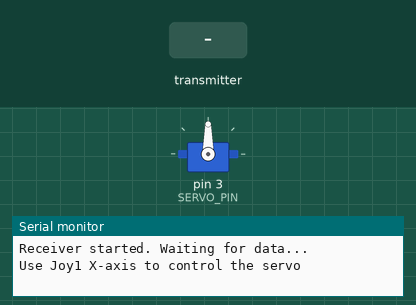
This sketch was run on a simulated Arduino Uno, built with avr-gcc and run on an emulated ATmega328P. Parts: servo, the last lines printed to the serial monitor. Inputs (shaded band) come from the test bench. No radio packets arrive unless stated.

Above: at 1.2 s.
1.3 s: the transmitter starts sending joy1X = 0
At 2.4 s:
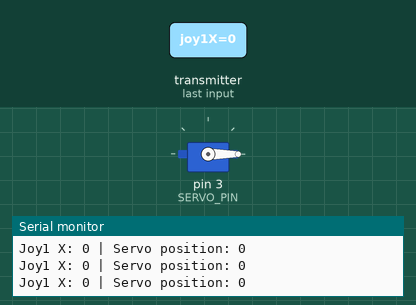
2.8 s: the transmitter starts sending joy1X = 256
At 4.0 s:
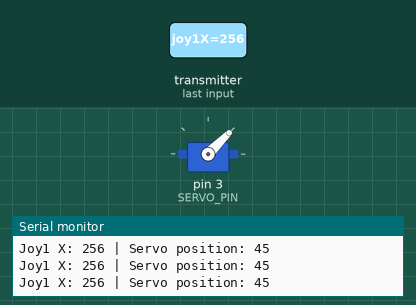
4.3 s: the transmitter starts sending joy1X = 1023
At 4.8 s:
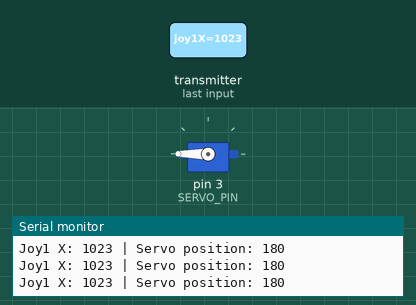
8.8 s: the transmitter starts sending joy1X = 512
At 10.1 s:
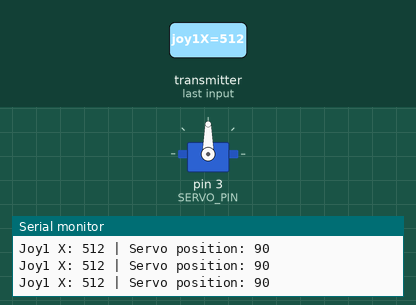
Timing chart, 0 to 11.3 s (numbered marks = the images above; inputs shaded):
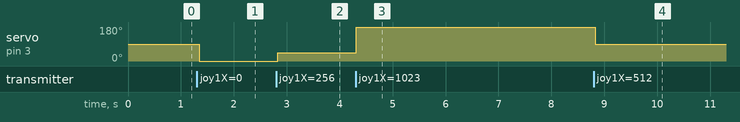

Measured:
- after the input at 1.3 s, servo on pin 3 (SERVO_PIN): 90° → 0° at once
- after the input at 2.8 s, servo on pin 3 (SERVO_PIN): 0° → 45° at once
- after the input at 4.3 s, servo on pin 3 (SERVO_PIN): 45° → 180° at once
- after the input at 8.8 s, servo on pin 3 (SERVO_PIN): 180° → 90° at once

The sketch:

receiver_code.ino
```cpp
#include <SPI.h>
#include <nRF24L01.h>
#include <RF24.h>
#include <Servo.h>

// Создаем объект для радио модуля
RF24 radio(9, 10); // CE, CSN

// Создаем объект для сервопривода
Servo myServo;

// Адрес для радио связи (должен совпадать с передатчиком)
const byte address[6] = "00001";

// Структура для приема данных (должна совпадать с передатчиком)
struct DataPacket {
  int joy1X;
  int joy1Y;
  int joy2X;
  int joy2Y;
  byte buttons;
  byte trim1X;
  byte trim1Y;
  byte trim2X;
  byte trim2Y;
};

DataPacket rxData;

// Пин для подключения сервопривода
#define SERVO_PIN 3

// Переменные для диагностики
unsigned long lastDataTime = 0;
bool dataReceived = false;

void setup() {
  Serial.begin(9600);

  // Инициализация сервопривода
  myServo.attach(SERVO_PIN);
  myServo.write(90); // Установка в нейтральное положение

  // Инициализация радио модуля
  if (!radio.begin()) {
    Serial.println("Radio module not found! Check wiring.");
    while (1) {}
  }

  // Настройка радио модуля
  radio.openReadingPipe(0, address);
  radio.setPALevel(RF24_PA_MAX); // Уровень мощности передатчика
  radio.setDataRate(RF24_2MBPS); // Оптимальное значение скорости передачи данных
  radio.startListening(); // Начинаем прослушивание

  Serial.println("Receiver started. Waiting for data...");
  Serial.println("Use Joy1 X-axis to control the servo");
}

void loop() {
  // Проверяем, есть ли доступные данные
  if (radio.available()) {
    // Читаем данные
    radio.read(&rxData, sizeof(rxData));
    dataReceived = true;
    lastDataTime = millis();

    // Выводим полученные данные в монитор порта
    Serial.print("Joy1 X: ");
    Serial.print(rxData.joy1X);
    Serial.print(" | Servo position: ");

    // Управляем сервоприводом на основе положения джойстика 1 по оси X
    int servoPos = map(rxData.joy1X, 0, 1023, 0, 180);
    myServo.write(servoPos);

    Serial.println(servoPos);
  } else if (dataReceived && millis() - lastDataTime > 2000) {
    // Если данные не поступают более 2 секунд
    Serial.println("No data received for 2 seconds. Check transmitter.");
    dataReceived = false;
  }

  // Небольшая задержка для стабильности
  delay(50);
}
```
